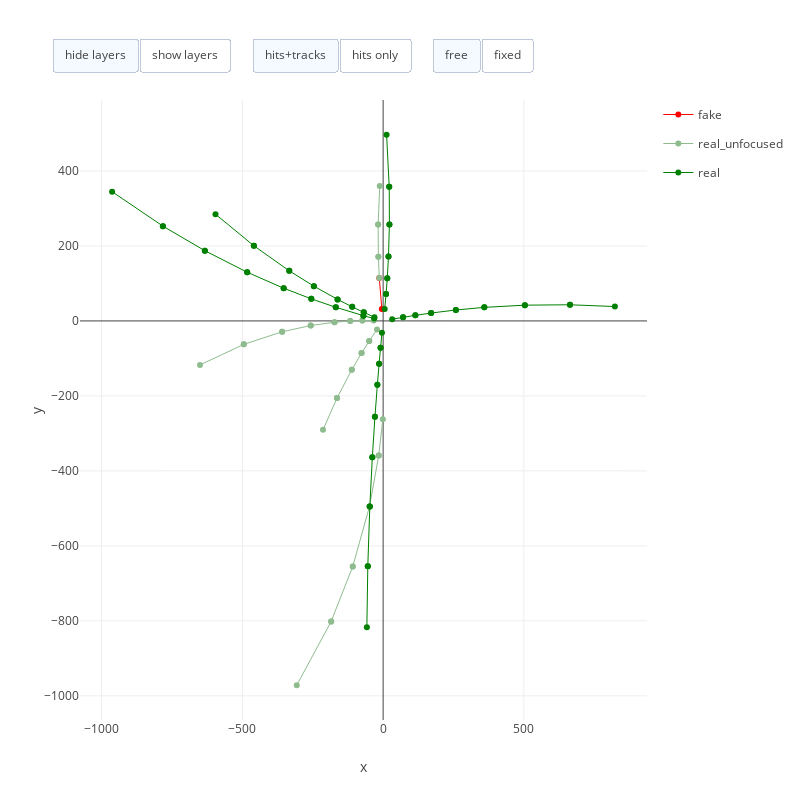
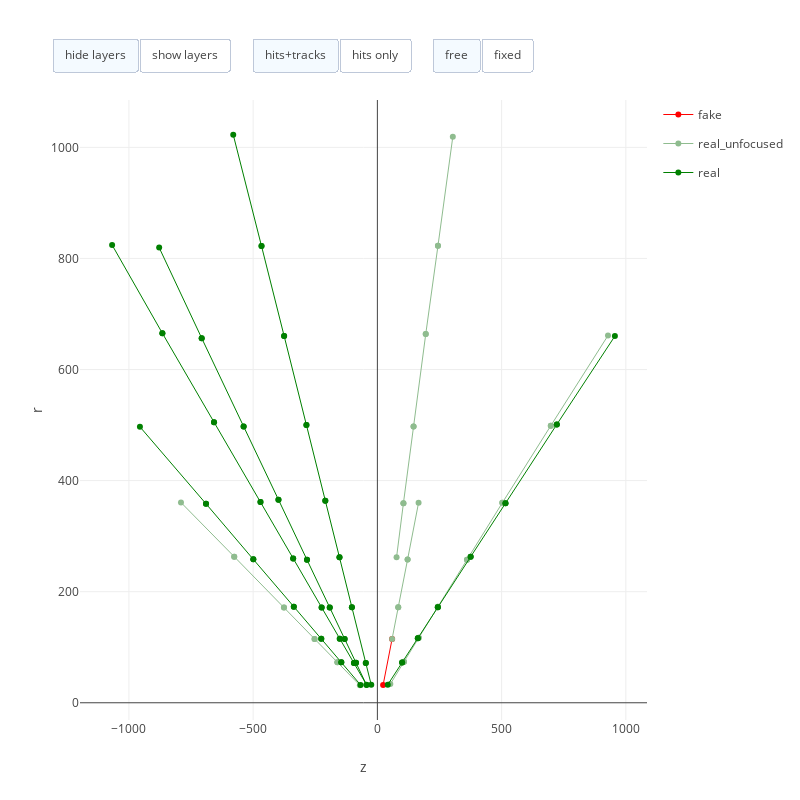

Notebook source saved alongside these figures, in order:
### Code cell
set_notebook_mode() # if running inside a notebook

# load the dataset and the response_eigensolver (created using the qallse tool)
dw = DataWrapper.from_path('C:/Users/timsc/hepqpr-qallse-data/ds1/event000001000-hits.csv')
with open('C:/Users/timsc/hepqpr-qallse-data/ds1/evt1000-ds1-eigensolver-0-response.pickle', 'rb') as f: 
    response_eigensolver = pickle.load(f)

# process the response_eigensolver and get the set of missing doublets
final_doublets, final_tracks, energy = process_response_eigensolver(response_eigensolver)
precision, recall, missings = dw.compute_score(final_doublets)

# plotting examples
iplot_results(dw, final_doublets, missings)
iplot_results(dw, final_doublets, missings, dims=list('zr'))
iplot_results_tracks(dw, final_tracks)

### Figure 1 — Plotly figure (JSON) as saved in the notebook; plotly's stock layout.template omitted (floating-point values rounded to 4 significant figures)
{"data": [{"hoverinfo": "name+text", "legendgroup": "fake", "line": {"color": "red", "width": 1}, "name": "fake", "opacity": 1, "showlegend": true, "text": ["23050", "37198"], "type": "scatter", "uid": "d0d7b88c-88eb-4c23-b41a-ba39d1c7151c", "x": [-4.643, -13.56], "y": [31.68, 114.2]}, {"hoverinfo": "name+text", "legendgroup": "real_unfocused", "line": {"color": "darkseagreen", "width": 1}, "name": "real_unfocused", "opacity": 1, "showlegend": true, "text": ["18246", "27129"], "type": "scatter", "uid": "3f2e314c-7994-471c-b28b-23efc61efe35", "x": [-21.72, -49.43], "y": [-22.88, -53.66]}, {"hoverinfo": "name+text", "legendgroup": "real_unfocused", "line": {"color": "darkseagreen", "width": 1}, "name": "real_unfocused", "opacity": 1, "showlegend": false, "text": ["27129", "34226"], "type": "scatter", "uid": "4edad21b-bb7a-4d2e-9a66-9e8732f1e4c6", "x": [-49.43, -76.63], "y": [-53.66, -85.78]}, {"hoverinfo": "name+text", "legendgroup": "real_unfocused", "line": {"color": "darkseagreen", "width": 1}, "name": "real_unfocused", "opacity": 1, "showlegend": false, "text": ["34226", "40268"], "type": "scatter", "uid": "f9c46f06-0678-4cf5-a7c6-dc336eb93a3a", "x": [-76.63, -111.4], "y": [-85.78, -130.2]}, {"hoverinfo": "name+text", "legendgroup": "real_unfocused", "line": {"color": "darkseagreen", "width": 1}, "name": "real_unfocused", "opacity": 1, "showlegend": false, "text": ["40268", "72036"], "type": "scatter", "uid": "9ef0ae00-9bee-4bc3-9b0e-827d564f3588", "x": [-111.4, -163.8], "y": [-130.2, -205.8]}, {"hoverinfo": "name+text", "legendgroup": "real_unfocused", "line": {"color": "darkseagreen", "width": 1}, "name": "real_unfocused", "opacity": 1, "showlegend": false, "text": ["72036", "78762"], "type": "scatter", "uid": "657abb3f-b66a-4ee8-91fa-12ff2ba90e8f", "x": [-163.8, -213.7], "y": [-205.8, -290.5]}, {"hoverinfo": "name+text", "legendgroup": "real_unfocused", "line": {"color": "darkseagreen", "width": 1}, "name": "real_unfocused", "opacity": 1, "showlegend": false, "text": ["75184", "82090"], "type": "scatter", "uid": "1fbcc3f7-4f88-45b9-8c0f-93f1f9d907fd", "x": [-1.104, -15.63], "y": [-262.2, -358.9]}, {"hoverinfo": "name+text", "legendgroup": "real_unfocused", "line": {"color": "darkseagreen", "width": 1}, "name": "real_unfocused", "opacity": 1, "showlegend": false, "text": ["82090", "88632"], "type": "scatter", "uid": "3fa323eb-ab02-421a-8aa6-526dafb079a7", "x": [-15.63, -48.4], "y": [-358.9, -494.9]}, {"hoverinfo": "name+text", "legendgroup": "real_unfocused", "line": {"color": "darkseagreen", "width": 1}, "name": "real_unfocused", "opacity": 1, "showlegend": false, "text": ["88632", "94896"], "type": "scatter", "uid": "1a290243-2d7d-4e10-9042-2b62204293d8", "x": [-48.4, -107.9], "y": [-494.9, -655.0]}, {"hoverinfo": "name+text", "legendgroup": "real_unfocused", "line": {"color": "darkseagreen", "width": 1}, "name": "real_unfocused", "opacity": 1, "showlegend": false, "text": ["94896", "110783"], "type": "scatter", "uid": "4f4b076b-5b59-407b-b7b6-cd29b8190144", "x": [-107.9, -184.6], "y": [-655.0, -801.7]}, {"hoverinfo": "name+text", "legendgroup": "real_unfocused", "line": {"color": "darkseagreen", "width": 1}, "name": "real_unfocused", "opacity": 1, "showlegend": false, "text": ["110783", "116120"], "type": "scatter", "uid": "1542384b-33de-445f-a3c2-1db771c0f53a", "x": [-184.6, -306.8], "y": [-801.7, -971.9]}, {"hoverinfo": "name+text", "legendgroup": "real_unfocused", "line": {"color": "darkseagreen", "width": 1}, "name": "real_unfocused", "opacity": 1, "showlegend": false, "text": ["37198", "44045"], "type": "scatter", "uid": "0874d9d3-9090-45b7-8e83-d1252ef503e2", "x": [-13.56, -16.87], "y": [114.2, 171.0]}, {"hoverinfo": "name+text", "legendgroup": "real_unfocused", "line": {"color": "darkseagreen", "width": 1}, "name": "real_unfocused", "opacity": 1, "showlegend": false, "text": ["44045", "75480"], "type": "scatter", "uid": "5cd29f36-8d1a-4bfd-8f98-64da2bdd9a87", "x": [-16.87, -17.74], "y": [171.0, 257.5]}, {"hoverinfo": "name+text", "legendgroup": "real_unfocused", "line": {"color": "darkseagreen", "width": 1}, "name": "real_unfocused", "opacity": 1, "showlegend": false, "text": ["75480", "82723"], "type": "scatter", "uid": "429d3e2d-9fb7-4e17-a1a8-556fedcfb90c", "x": [-17.74, -11.96], "y": [257.5, 360.1]}, {"hoverinfo": "name+text", "legendgroup": "real_unfocused", "line": {"color": "darkseagreen", "width": 1}, "name": "real_unfocused", "opacity": 1, "showlegend": false, "text": ["21405", "30694"], "type": "scatter", "uid": "bfb035cb-0d83-41cd-aff6-cc80535d3e05", "x": [-33.59, -73.83], "y": [0.8267, 0.8386]}, {"hoverinfo": "name+text", "legendgroup": "real_unfocused", "line": {"color": "darkseagreen", "width": 1}, "name": "real_unfocused", "opacity": 1, "showlegend": false, "text": ["30694", "38058"], "type": "scatter", "uid": "82376558-1ab9-4dc3-ba0b-71228b30d7e0", "x": [-73.83, -116.9], "y": [0.8386, -0.2359]}, {"hoverinfo": "name+text", "legendgroup": "real_unfocused", "line": {"color": "darkseagreen", "width": 1}, "name": "real_unfocused", "opacity": 1, "showlegend": false, "text": ["38058", "44664"], "type": "scatter", "uid": "6be5c237-f9bb-4296-8f2a-ae76e41fb3ae", "x": [-116.9, -172.7], "y": [-0.2359, -3.467]}, {"hoverinfo": "name+text", "legendgroup": "real_unfocused", "line": {"color": "darkseagreen", "width": 1}, "name": "real_unfocused", "opacity": 1, "showlegend": false, "text": ["44664", "76101"], "type": "scatter", "uid": "db96a91f-7ade-4dcf-96a3-1cd7430f5839", "x": [-172.7, -257.1], "y": [-3.467, -12.23]}, {"hoverinfo": "name+text", "legendgroup": "real_unfocused", "line": {"color": "darkseagreen", "width": 1}, "name": "real_unfocused", "opacity": 1, "showlegend": false, "text": ["76101", "83615"], "type": "scatter", "uid": "96f559d2-afb2-40bc-a475-1c2b9cb0338c", "x": [-257.1, -358.8], "y": [-12.23, -29.0]}, {"hoverinfo": "name+text", "legendgroup": "real_unfocused", "line": {"color": "darkseagreen", "width": 1}, "name": "real_unfocused", "opacity": 1, "showlegend": false, "text": ["83615", "90565"], "type": "scatter", "uid": "24455024-96f5-4a8c-8f35-e6601ec5bcdb", "x": [-358.8, -494.9], "y": [-29.0, -62.55]}, {"hoverinfo": "name+text", "legendgroup": "real_unfocused", "line": {"color": "darkseagreen", "width": 1}, "name": "real_unfocused", "opacity": 1, "showlegend": false, "text": ["90565", "96738"], "type": "scatter", "uid": "d44159c2-21e5-4883-842d-74f986b4efff", "x": [-494.9, -650.6], "y": [-62.55, -117.4]}, {"hoverinfo": "name+text", "legendgroup": "real", "line": {"color": "green", "width": 1}, "name": "real", "opacity": 1, "showlegend": true, "text": ["20764", "27487"], "type": "scatter", "uid": "e900ecb7-3396-4acf-bd69-9c7b15d6fcad", "x": [5.571, 10.5], "y": [31.67, 72.05]}, {"hoverinfo": "name+text", "legendgroup": "real", "line": {"color": "green", "width": 1}, "name": "real", "opacity": 1, "showlegend": false, "text": ["27487", "34491"], "type": "scatter", "uid": "78673461-1fdc-4602-baa2-daaee5fd2163", "x": [10.5, 14.71], "y": [72.05, 114.1]}, {"hoverinfo": "name+text", "legendgroup": "real", "line": {"color": "green", "width": 1}, "name": "real", "opacity": 1, "showlegend": false, "text": ["34491", "40865"], "type": "scatter", "uid": "8ba0cce3-0e65-44eb-9ebb-bf5366afd633", "x": [14.71, 18.99], "y": [114.1, 172.0]}, {"hoverinfo": "name+text", "legendgroup": "real", "line": {"color": "green", "width": 1}, "name": "real", "opacity": 1, "showlegend": false, "text": ["40865", "72549"], "type": "scatter", "uid": "0939cad9-a526-44b4-bdea-8ea868cc2632", "x": [18.99, 22.3], "y": [172.0, 257.2]}, {"hoverinfo": "name+text", "legendgroup": "real", "line": {"color": "green", "width": 1}, "name": "real", "opacity": 1, "showlegend": false, "text": ["72549", "79138"], "type": "scatter", "uid": "d2f64dd7-1706-4d61-bcc8-64c70d10df9b", "x": [22.3, 21.66], "y": [257.2, 357.6]}, {"hoverinfo": "name+text", "legendgroup": "real", "line": {"color": "green", "width": 1}, "name": "real", "opacity": 1, "showlegend": false, "text": ["79138", "85537"], "type": "scatter", "uid": "6ea0a92d-5315-4ce9-bfc6-08bd509d4620", "x": [21.66, 12.25], "y": [357.6, 496.6]}, {"hoverinfo": "name+text", "legendgroup": "real", "line": {"color": "green", "width": 1}, "name": "real", "opacity": 1, "showlegend": false, "text": ["20262", "28058"], "type": "scatter", "uid": "d8950512-e265-41af-a748-36b2e00f2a6a", "x": [32.25, 70.78], "y": [4.533, 9.619]}, {"hoverinfo": "name+text", "legendgroup": "real", "line": {"color": "green", "width": 1}, "name": "real", "opacity": 1, "showlegend": false, "text": ["28058", "34877"], "type": "scatter", "uid": "6b582c63-04c1-4ed1-9445-410969289655", "x": [70.78, 114.4], "y": [9.619, 14.92]}, {"hoverinfo": "name+text", "legendgroup": "real", "line": {"color": "green", "width": 1}, "name": "real", "opacity": 1, "showlegend": false, "text": ["34877", "41146"], "type": "scatter", "uid": "ea811727-8a35-4678-b9c5-e3fc6e65819b", "x": [114.4, 170.4], "y": [14.92, 21.06]}, {"hoverinfo": "name+text", "legendgroup": "real", "line": {"color": "green", "width": 1}, "name": "real", "opacity": 1, "showlegend": false, "text": ["41146", "73201"], "type": "scatter", "uid": "724ea4a1-b9cf-4b2f-ace8-194b6311b837", "x": [170.4, 258.3], "y": [21.06, 29.15]}, {"hoverinfo": "name+text", "legendgroup": "real", "line": {"color": "green", "width": 1}, "name": "real", "opacity": 1, "showlegend": false, "text": ["73201", "79641"], "type": "scatter", "uid": "4c7e9d34-0c1a-451c-9649-beccb4ecf527", "x": [258.3, 359.5], "y": [29.15, 36.2]}, {"hoverinfo": "name+text", "legendgroup": "real", "line": {"color": "green", "width": 1}, "name": "real", "opacity": 1, "showlegend": false, "text": ["79641", "86195"], "type": "scatter", "uid": "4c25d878-ff4f-460f-99a0-86451985c3a8", "x": [359.5, 503.5], "y": [36.2, 42.07]}, {"hoverinfo": "name+text", "legendgroup": "real", "line": {"color": "green", "width": 1}, "name": "real", "opacity": 1, "showlegend": false, "text": ["86195", "91955"], "type": "scatter", "uid": "28bb899d-e07f-44da-9690-df0cbae12398", "x": [503.5, 663.9], "y": [42.07, 43.1]}, {"hoverinfo": "name+text", "legendgroup": "real", "line": {"color": "green", "width": 1}, "name": "real", "opacity": 1, "showlegend": false, "text": ["91955", "107743"], "type": "scatter", "uid": "1c59b922-4f31-41af-8c07-862a7cc855e2", "x": [663.9, 823.3], "y": [43.1, 38.33]}, {"hoverinfo": "name+text", "legendgroup": "real", "line": {"color": "green", "width": 1}, "name": "real", "opacity": 1, "showlegend": false, "text": ["19698", "27827"], "type": "scatter", "uid": "76f32830-5b3c-4cb3-a80c-7e09bd593fae", "x": [-4.17, -9.163], "y": [-31.75, -71.49]}, {"hoverinfo": "name+text", "legendgroup": "real", "line": {"color": "green", "width": 1}, "name": "real", "opacity": 1, "showlegend": false, "text": ["27827", "35259"], "type": "scatter", "uid": "9bc216dc-c7cc-4e81-982e-cd68a9995a59", "x": [-9.163, -14.25], "y": [-71.49, -114.1]}, {"hoverinfo": "name+text", "legendgroup": "real", "line": {"color": "green", "width": 1}, "name": "real", "opacity": 1, "showlegend": false, "text": ["35259", "41464"], "type": "scatter", "uid": "d24db658-d5a6-45e1-93e7-3ed7c0cdf157", "x": [-14.25, -20.52], "y": [-114.1, -170.2]}, {"hoverinfo": "name+text", "legendgroup": "real", "line": {"color": "green", "width": 1}, "name": "real", "opacity": 1, "showlegend": false, "text": ["41464", "73085"], "type": "scatter", "uid": "ddcdf4b1-021b-4333-b31d-56ce58e2c875", "x": [-20.52, -29.12], "y": [-170.2, -255.6]}, {"hoverinfo": "name+text", "legendgroup": "real", "line": {"color": "green", "width": 1}, "name": "real", "opacity": 1, "showlegend": false, "text": ["73085", "79880"], "type": "scatter", "uid": "511d392a-2ea4-49a2-9f43-d11b4768c2f8", "x": [-29.12, -38.4], "y": [-255.6, -363.7]}, {"hoverinfo": "name+text", "legendgroup": "real", "line": {"color": "green", "width": 1}, "name": "real", "opacity": 1, "showlegend": false, "text": ["79880", "86402"], "type": "scatter", "uid": "b2f7a53c-5b93-48a0-b147-d463eea06b94", "x": [-38.4, -47.31], "y": [-363.7, -495.2]}, {"hoverinfo": "name+text", "legendgroup": "real", "line": {"color": "green", "width": 1}, "name": "real", "opacity": 1, "showlegend": false, "text": ["86402", "92130"], "type": "scatter", "uid": "6ffc63b1-ee70-41c0-81b3-832d63afa3e6", "x": [-47.31, -54.49], "y": [-495.2, -654.3]}, {"hoverinfo": "name+text", "legendgroup": "real", "line": {"color": "green", "width": 1}, "name": "real", "opacity": 1, "showlegend": false, "text": ["92130", "107883"], "type": "scatter", "uid": "93bb8c53-43cd-4851-bcfb-9d78974b8ac7", "x": [-54.49, -57.82], "y": [-654.3, -817.5]}, {"hoverinfo": "name+text", "legendgroup": "real", "line": {"color": "green", "width": 1}, "name": "real", "opacity": 1, "showlegend": false, "text": ["21265", "29504"], "type": "scatter", "uid": "c5784691-9359-4535-9c43-994de8020c5e", "x": [-31.64, -70.21], "y": [6.184, 14.12]}, {"hoverinfo": "name+text", "legendgroup": "real", "line": {"color": "green", "width": 1}, "name": "real", "opacity": 1, "showlegend": false, "text": ["29504", "42350"], "type": "scatter", "uid": "a843120b-d8a3-4f80-b083-02d1e98f65ff", "x": [-70.21, -168.2], "y": [14.12, 36.37]}, {"hoverinfo": "name+text", "legendgroup": "real", "line": {"color": "green", "width": 1}, "name": "real", "opacity": 1, "showlegend": false, "text": ["42350", "73830"], "type": "scatter", "uid": "87a5903e-3d7a-43b0-b44e-3671004d846b", "x": [-168.2, -255.2], "y": [36.37, 58.89]}, {"hoverinfo": "name+text", "legendgroup": "real", "line": {"color": "green", "width": 1}, "name": "real", "opacity": 1, "showlegend": false, "text": ["73830", "80933"], "type": "scatter", "uid": "fd6b0d69-cc11-4fd6-a07e-c2aae1aa555e", "x": [-255.2, -353.3], "y": [58.89, 87.2]}, {"hoverinfo": "name+text", "legendgroup": "real", "line": {"color": "green", "width": 1}, "name": "real", "opacity": 1, "showlegend": false, "text": ["80933", "87292"], "type": "scatter", "uid": "da73dc68-65a2-41b2-b907-44712f466226", "x": [-353.3, -482.9], "y": [87.2, 129.9]}, {"hoverinfo": "name+text", "legendgroup": "real", "line": {"color": "green", "width": 1}, "name": "real", "opacity": 1, "showlegend": false, "text": ["87292", "93165"], "type": "scatter", "uid": "39263bee-e6c8-4675-88a2-c7c10d01b6a4", "x": [-482.9, -633.4], "y": [129.9, 187.3]}, {"hoverinfo": "name+text", "legendgroup": "real", "line": {"color": "green", "width": 1}, "name": "real", "opacity": 1, "showlegend": false, "text": ["93165", "109022"], "type": "scatter", "uid": "4188a0d5-4e17-46d5-ad36-e020d9f7d6a4", "x": [-633.4, -782.4], "y": [187.3, 252.9]}, {"hoverinfo": "name+text", "legendgroup": "real", "line": {"color": "green", "width": 1}, "name": "real", "opacity": 1, "showlegend": false, "text": ["109022", "114036"], "type": "scatter", "uid": "87eaac48-e878-407f-b4f1-368024be515f", "x": [-782.4, -962.8], "y": [252.9, 344.8]}, {"hoverinfo": "name+text", "legendgroup": "real", "line": {"color": "green", "width": 1}, "name": "real", "opacity": 1, "showlegend": false, "text": ["23536", "31418"], "type": "scatter", "uid": "f9cfe447-d167-48eb-bb42-df817b7735ea", "x": [-30.93, -68.85], "y": [9.981, 22.86]}, {"hoverinfo": "name+text", "legendgroup": "real", "line": {"color": "green", "width": 1}, "name": "real", "opacity": 1, "showlegend": false, "text": ["31418", "38524"], "type": "scatter", "uid": "1312e229-d473-4cd6-be6f-9b4e1402185f", "x": [-68.85, -110.0], "y": [22.86, 37.63]}, {"hoverinfo": "name+text", "legendgroup": "real", "line": {"color": "green", "width": 1}, "name": "real", "opacity": 1, "showlegend": false, "text": ["38524", "45067"], "type": "scatter", "uid": "f03e8c4f-7e29-40cb-ab92-a3c833f1d943", "x": [-110.0, -161.9], "y": [37.63, 57.46]}, {"hoverinfo": "name+text", "legendgroup": "real", "line": {"color": "green", "width": 1}, "name": "real", "opacity": 1, "showlegend": false, "text": ["45067", "76902"], "type": "scatter", "uid": "dfaec092-26ec-4e09-b793-a934e5cba73c", "x": [-161.9, -246.0], "y": [57.46, 92.73]}, {"hoverinfo": "name+text", "legendgroup": "real", "line": {"color": "green", "width": 1}, "name": "real", "opacity": 1, "showlegend": false, "text": ["76902", "83944"], "type": "scatter", "uid": "8a0e3923-7fcd-4f40-8106-e98d2df220bb", "x": [-246.0, -333.4], "y": [92.73, 133.5]}, {"hoverinfo": "name+text", "legendgroup": "real", "line": {"color": "green", "width": 1}, "name": "real", "opacity": 1, "showlegend": false, "text": ["83944", "90803"], "type": "scatter", "uid": "abc21f9e-0008-4245-9bb9-9eb4d437a152", "x": [-333.4, -459.3], "y": [133.5, 200.5]}, {"hoverinfo": "name+text", "legendgroup": "real", "line": {"color": "green", "width": 1}, "name": "real", "opacity": 1, "showlegend": false, "text": ["90803", "96934"], "type": "scatter", "uid": "fd3b3b0f-d163-4b89-8bfb-e8303de4ec0f", "x": [-459.3, -595.6], "y": [200.5, 284.8]}], "layout": {"height": 800, "hovermode": "closest", "showlegend": true, "updatemenus": [{"buttons": [{"args": ["shapes", []], "label": "hide layers", "method": "relayout"}, {"args": ["shapes", [{"layer": "below", "line": {"color": "#ccc"}, "opacity": 0.5, "type": "circle", "x0": -32, "x1": 32, "y0": -32, "y1": 32}, {"layer": "below", "line": {"color": "#ccc"}, "opacity": 0.5, "type": "circle", "x0": -72, "x1": 72, "y0": -72, "y1": 72}, {"layer": "below", "line": {"color": "#ccc"}, "opacity": 0.5, "type": "circle", "x0": -116, "x1": 116, "y0": -116, "y1": 116}, {"layer": "below", "line": {"color": "#ccc"}, "opacity": 0.5, "type": "circle", "x0": -172, "x1": 172, "y0": -172, "y1": 172}, {"layer": "below", "line": {"color": "#cccc8d"}, "opacity": 0.5, "type": "circle", "x0": -260, "x1": 260, "y0": -260, "y1": 260}, {"layer": "below", "line": {"color": "#cccc8d"}, "opacity": 0.5, "type": "circle", "x0": -360, "x1": 360, "y0": -360, "y1": 360}, {"layer": "below", "line": {"color": "#cccc8d"}, "opacity": 0.5, "type": "circle", "x0": -500, "x1": 500, "y0": -500, "y1": 500}, {"layer": "below", "line": {"color": "#cccc8d"}, "opacity": 0.5, "type": "circle", "x0": -660, "x1": 660, "y0": -660, "y1": 660}, {"layer": "below", "line": {"color": "#ccc"}, "opacity": 0.5, "type": "circle", "x0": -820, "x1": 820, "y0": -820, "y1": 820}, {"layer": "below", "line": {"color": "#ccc"}, "opacity": 0.5, "type": "circle", "x0": -1020, "x1": 1020, "y0": -1020, "y1": 1020}]], "label": "show layers", "method": "relayout"}], "direction": "left", "pad": {"l": 0.1}, "type": "buttons", "xanchor": "left", "y": 1.1, "yanchor": "top"}, {"buttons": [{"args": [{"mode": "markers+lines"}], "label": "hits+tracks", "method": "update"}, {"args": [{"mode": "markers"}], "label": "hits only", "method": "update"}], "direction": "left", "pad": {"l": 200}, "type": "buttons", "xanchor": "left", "y": 1.1, "yanchor": "top"}, {"buttons": [{"args": ["yaxis.scaleanchor", null], "label": "free", "method": "relayout"}, {"args": ["yaxis.scaleanchor", "x"], "label": "fixed", "method": "relayout"}], "direction": "left", "pad": {"l": 380}, "type": "buttons", "xanchor": "left", "y": 1.1, "yanchor": "top"}], "width": 800, "xaxis": {"title": "x"}, "yaxis": {"title": "y"}}}

### Figure 2 — Plotly figure (JSON) as saved in the notebook; plotly's stock layout.template omitted (floating-point values rounded to 4 significant figures)
{"data": [{"hoverinfo": "name+text", "legendgroup": "fake", "line": {"color": "red", "width": 1}, "name": "fake", "opacity": 1, "showlegend": true, "text": ["23050", "37198"], "type": "scatter", "uid": "d99d227a-10c7-4470-976b-b1c8fc00fee5", "x": [23.05, 59.21], "y": [32.02, 115.0]}, {"hoverinfo": "name+text", "legendgroup": "real_unfocused", "line": {"color": "darkseagreen", "width": 1}, "name": "real_unfocused", "opacity": 1, "showlegend": true, "text": ["18246", "27129"], "type": "scatter", "uid": "629616be-aa60-4689-92d7-53e3e6bbb550", "x": [-70.55, -161.1], "y": [31.55, 72.96]}, {"hoverinfo": "name+text", "legendgroup": "real_unfocused", "line": {"color": "darkseagreen", "width": 1}, "name": "real_unfocused", "opacity": 1, "showlegend": false, "text": ["27129", "34226"], "type": "scatter", "uid": "44280b7f-3823-45eb-b440-78942a800e62", "x": [-161.1, -252.9], "y": [72.96, 115.0]}, {"hoverinfo": "name+text", "legendgroup": "real_unfocused", "line": {"color": "darkseagreen", "width": 1}, "name": "real_unfocused", "opacity": 1, "showlegend": false, "text": ["34226", "40268"], "type": "scatter", "uid": "6dc92338-e623-433b-a159-512e53c313fa", "x": [-252.9, -376.0], "y": [115.0, 171.4]}, {"hoverinfo": "name+text", "legendgroup": "real_unfocused", "line": {"color": "darkseagreen", "width": 1}, "name": "real_unfocused", "opacity": 1, "showlegend": false, "text": ["40268", "72036"], "type": "scatter", "uid": "85c53cf4-5932-40f6-b757-32ed313d3b88", "x": [-376.0, -576.2], "y": [171.4, 263.0]}, {"hoverinfo": "name+text", "legendgroup": "real_unfocused", "line": {"color": "darkseagreen", "width": 1}, "name": "real_unfocused", "opacity": 1, "showlegend": false, "text": ["72036", "78762"], "type": "scatter", "uid": "2b34bf37-1607-4744-9d73-2b91ef7bcd00", "x": [-576.2, -790.6], "y": [263.0, 360.6]}, {"hoverinfo": "name+text", "legendgroup": "real_unfocused", "line": {"color": "darkseagreen", "width": 1}, "name": "real_unfocused", "opacity": 1, "showlegend": false, "text": ["75184", "82090"], "type": "scatter", "uid": "810c1e76-8761-4c2c-96ae-103aba09dfed", "x": [77.2, 104.8], "y": [262.2, 359.2]}, {"hoverinfo": "name+text", "legendgroup": "real_unfocused", "line": {"color": "darkseagreen", "width": 1}, "name": "real_unfocused", "opacity": 1, "showlegend": false, "text": ["82090", "88632"], "type": "scatter", "uid": "ff38a55f-ca99-4cc0-ac1e-2e8ed2a99557", "x": [104.8, 145.6], "y": [359.2, 497.3]}, {"hoverinfo": "name+text", "legendgroup": "real_unfocused", "line": {"color": "darkseagreen", "width": 1}, "name": "real_unfocused", "opacity": 1, "showlegend": false, "text": ["88632", "94896"], "type": "scatter", "uid": "66237437-6590-410c-8cb3-66b47dc550c0", "x": [145.6, 194.6], "y": [497.3, 663.8]}, {"hoverinfo": "name+text", "legendgroup": "real_unfocused", "line": {"color": "darkseagreen", "width": 1}, "name": "real_unfocused", "opacity": 1, "showlegend": false, "text": ["94896", "110783"], "type": "scatter", "uid": "4b1eecf7-6c39-45ba-8220-1c162cd7ca68", "x": [194.6, 243.8], "y": [663.8, 822.7]}, {"hoverinfo": "name+text", "legendgroup": "real_unfocused", "line": {"color": "darkseagreen", "width": 1}, "name": "real_unfocused", "opacity": 1, "showlegend": false, "text": ["110783", "116120"], "type": "scatter", "uid": "e5c23244-9501-4691-b20e-597f914756b9", "x": [243.8, 303.6], "y": [822.7, 1019.0]}, {"hoverinfo": "name+text", "legendgroup": "real_unfocused", "line": {"color": "darkseagreen", "width": 1}, "name": "real_unfocused", "opacity": 1, "showlegend": false, "text": ["37198", "44045"], "type": "scatter", "uid": "a70ec10c-0f31-44a0-b87d-e97c1ea1aa14", "x": [59.21, 83.87], "y": [115.0, 171.8]}, {"hoverinfo": "name+text", "legendgroup": "real_unfocused", "line": {"color": "darkseagreen", "width": 1}, "name": "real_unfocused", "opacity": 1, "showlegend": false, "text": ["44045", "75480"], "type": "scatter", "uid": "9a792578-9fe3-42ca-9d28-4e29a61a97d5", "x": [83.87, 121.6], "y": [171.8, 258.1]}, {"hoverinfo": "name+text", "legendgroup": "real_unfocused", "line": {"color": "darkseagreen", "width": 1}, "name": "real_unfocused", "opacity": 1, "showlegend": false, "text": ["75480", "82723"], "type": "scatter", "uid": "6df5f4f2-085a-481b-9d2e-fd81a83a1e45", "x": [121.6, 165.8], "y": [258.1, 360.3]}, {"hoverinfo": "name+text", "legendgroup": "real_unfocused", "line": {"color": "darkseagreen", "width": 1}, "name": "real_unfocused", "opacity": 1, "showlegend": false, "text": ["21405", "30694"], "type": "scatter", "uid": "53d5ef87-eb6d-477a-80a8-5b53ae70bd0f", "x": [52.01, 107.2], "y": [33.6, 73.83]}, {"hoverinfo": "name+text", "legendgroup": "real_unfocused", "line": {"color": "darkseagreen", "width": 1}, "name": "real_unfocused", "opacity": 1, "showlegend": false, "text": ["30694", "38058"], "type": "scatter", "uid": "dd93d1f9-a92a-40d0-9721-558d752722fd", "x": [107.2, 166.5], "y": [73.83, 116.9]}, {"hoverinfo": "name+text", "legendgroup": "real_unfocused", "line": {"color": "darkseagreen", "width": 1}, "name": "real_unfocused", "opacity": 1, "showlegend": false, "text": ["38058", "44664"], "type": "scatter", "uid": "80924aa1-23bd-4fb1-8227-5a491cad89aa", "x": [166.5, 243.5], "y": [116.9, 172.8]}, {"hoverinfo": "name+text", "legendgroup": "real_unfocused", "line": {"color": "darkseagreen", "width": 1}, "name": "real_unfocused", "opacity": 1, "showlegend": false, "text": ["44664", "76101"], "type": "scatter", "uid": "35265a1a-dafd-461c-b970-54145ba73de7", "x": [243.5, 360.6], "y": [172.8, 257.4]}, {"hoverinfo": "name+text", "legendgroup": "real_unfocused", "line": {"color": "darkseagreen", "width": 1}, "name": "real_unfocused", "opacity": 1, "showlegend": false, "text": ["76101", "83615"], "type": "scatter", "uid": "b702e1df-9719-4275-8823-344ad69f16c6", "x": [360.6, 502.8], "y": [257.4, 359.9]}, {"hoverinfo": "name+text", "legendgroup": "real_unfocused", "line": {"color": "darkseagreen", "width": 1}, "name": "real_unfocused", "opacity": 1, "showlegend": false, "text": ["83615", "90565"], "type": "scatter", "uid": "dcb1acd8-6787-43ad-acf8-487c0d9d9c1e", "x": [502.8, 698], "y": [359.9, 498.9]}, {"hoverinfo": "name+text", "legendgroup": "real_unfocused", "line": {"color": "darkseagreen", "width": 1}, "name": "real_unfocused", "opacity": 1, "showlegend": false, "text": ["90565", "96738"], "type": "scatter", "uid": "4cc6953e-eead-456a-95b3-9174706d877f", "x": [698, 928.2], "y": [498.9, 661.2]}, {"hoverinfo": "name+text", "legendgroup": "real", "line": {"color": "green", "width": 1}, "name": "real", "opacity": 1, "showlegend": true, "text": ["20764", "27487"], "type": "scatter", "uid": "2cb85c58-b55a-4241-81fd-067ad9d3fb44", "x": [-67.83, -145.3], "y": [32.16, 72.81]}, {"hoverinfo": "name+text", "legendgroup": "real", "line": {"color": "green", "width": 1}, "name": "real", "opacity": 1, "showlegend": false, "text": ["27487", "34491"], "type": "scatter", "uid": "e16bb9bf-2f58-4ceb-bc61-d35b21f6e2ab", "x": [-145.3, -225.9], "y": [72.81, 115.1]}, {"hoverinfo": "name+text", "legendgroup": "real", "line": {"color": "green", "width": 1}, "name": "real", "opacity": 1, "showlegend": false, "text": ["34491", "40865"], "type": "scatter", "uid": "b9f0571e-b0f3-4e6a-87c0-e6c09c71ec73", "x": [-225.9, -336.4], "y": [115.1, 173.0]}, {"hoverinfo": "name+text", "legendgroup": "real", "line": {"color": "green", "width": 1}, "name": "real", "opacity": 1, "showlegend": false, "text": ["40865", "72549"], "type": "scatter", "uid": "888bdd93-6758-4345-b012-efa3297321ec", "x": [-336.4, -499.4], "y": [173.0, 258.2]}, {"hoverinfo": "name+text", "legendgroup": "real", "line": {"color": "green", "width": 1}, "name": "real", "opacity": 1, "showlegend": false, "text": ["72549", "79138"], "type": "scatter", "uid": "b4e3db7f-2a28-4e15-9d81-9153ec26e093", "x": [-499.4, -689.8], "y": [258.2, 358.3]}, {"hoverinfo": "name+text", "legendgroup": "real", "line": {"color": "green", "width": 1}, "name": "real", "opacity": 1, "showlegend": false, "text": ["79138", "85537"], "type": "scatter", "uid": "1cdd8ae2-7253-4a95-920b-94afb620fd2d", "x": [-689.8, -955.8], "y": [358.3, 496.8]}, {"hoverinfo": "name+text", "legendgroup": "real", "line": {"color": "green", "width": 1}, "name": "real", "opacity": 1, "showlegend": false, "text": ["20262", "28058"], "type": "scatter", "uid": "35177dbc-4147-4024-9259-36a65e113688", "x": [-43.79, -94.32], "y": [32.56, 71.43]}, {"hoverinfo": "name+text", "legendgroup": "real", "line": {"color": "green", "width": 1}, "name": "real", "opacity": 1, "showlegend": false, "text": ["28058", "34877"], "type": "scatter", "uid": "ae498e05-96d1-47dc-ae78-5c76f6313e95", "x": [-94.32, -151.4], "y": [71.43, 115.4]}, {"hoverinfo": "name+text", "legendgroup": "real", "line": {"color": "green", "width": 1}, "name": "real", "opacity": 1, "showlegend": false, "text": ["34877", "41146"], "type": "scatter", "uid": "27bd66a5-751d-4943-bd9e-3ae88c1db388", "x": [-151.4, -224.5], "y": [115.4, 171.7]}, {"hoverinfo": "name+text", "legendgroup": "real", "line": {"color": "green", "width": 1}, "name": "real", "opacity": 1, "showlegend": false, "text": ["41146", "73201"], "type": "scatter", "uid": "af0a27b1-6b9b-48d3-acc6-2584253fd830", "x": [-224.5, -339], "y": [171.7, 260.0]}, {"hoverinfo": "name+text", "legendgroup": "real", "line": {"color": "green", "width": 1}, "name": "real", "opacity": 1, "showlegend": false, "text": ["73201", "79641"], "type": "scatter", "uid": "45537027-0278-4e35-94c4-4b247775d49d", "x": [-339, -470.6], "y": [260.0, 361.3]}, {"hoverinfo": "name+text", "legendgroup": "real", "line": {"color": "green", "width": 1}, "name": "real", "opacity": 1, "showlegend": false, "text": ["79641", "86195"], "type": "scatter", "uid": "e5da4f5f-5c01-430d-b920-5c6eeb2ae2b3", "x": [-470.6, -657.6], "y": [361.3, 505.3]}, {"hoverinfo": "name+text", "legendgroup": "real", "line": {"color": "green", "width": 1}, "name": "real", "opacity": 1, "showlegend": false, "text": ["86195", "91955"], "type": "scatter", "uid": "7189696e-54e9-49c0-9158-6db2cb5253fc", "x": [-657.6, -865.4], "y": [505.3, 665.3]}, {"hoverinfo": "name+text", "legendgroup": "real", "line": {"color": "green", "width": 1}, "name": "real", "opacity": 1, "showlegend": false, "text": ["91955", "107743"], "type": "scatter", "uid": "980b5287-3f78-4561-9214-cd40841df709", "x": [-865.4, -1068.0], "y": [665.3, 824.2]}, {"hoverinfo": "name+text", "legendgroup": "real", "line": {"color": "green", "width": 1}, "name": "real", "opacity": 1, "showlegend": false, "text": ["19698", "27827"], "type": "scatter", "uid": "294138e1-e037-4d3f-a576-ae6576e3110b", "x": [-43.63, -86.18], "y": [32.02, 72.08]}, {"hoverinfo": "name+text", "legendgroup": "real", "line": {"color": "green", "width": 1}, "name": "real", "opacity": 1, "showlegend": false, "text": ["27827", "35259"], "type": "scatter", "uid": "8305ca82-68f0-4659-8e2b-49925595ad62", "x": [-86.18, -131.8], "y": [72.08, 115.0]}, {"hoverinfo": "name+text", "legendgroup": "real", "line": {"color": "green", "width": 1}, "name": "real", "opacity": 1, "showlegend": false, "text": ["35259", "41464"], "type": "scatter", "uid": "ce7a03b1-2461-4668-a536-a200c509b43a", "x": [-131.8, -191.8], "y": [115.0, 171.4]}, {"hoverinfo": "name+text", "legendgroup": "real", "line": {"color": "green", "width": 1}, "name": "real", "opacity": 1, "showlegend": false, "text": ["41464", "73085"], "type": "scatter", "uid": "a7632f58-b8fb-4717-90ab-90ed6610c888", "x": [-191.8, -283.2], "y": [171.4, 257.3]}, {"hoverinfo": "name+text", "legendgroup": "real", "line": {"color": "green", "width": 1}, "name": "real", "opacity": 1, "showlegend": false, "text": ["73085", "79880"], "type": "scatter", "uid": "22d7223e-8713-43e9-a4c7-af05183e2bb2", "x": [-283.2, -398.2], "y": [257.3, 365.7]}, {"hoverinfo": "name+text", "legendgroup": "real", "line": {"color": "green", "width": 1}, "name": "real", "opacity": 1, "showlegend": false, "text": ["79880", "86402"], "type": "scatter", "uid": "216c51ea-da5b-40be-a509-b9fa482e6638", "x": [-398.2, -538.4], "y": [365.7, 497.4]}, {"hoverinfo": "name+text", "legendgroup": "real", "line": {"color": "green", "width": 1}, "name": "real", "opacity": 1, "showlegend": false, "text": ["86402", "92130"], "type": "scatter", "uid": "be4f1431-5597-41ff-bbf1-136d2b17b3f1", "x": [-538.4, -707.2], "y": [497.4, 656.5]}, {"hoverinfo": "name+text", "legendgroup": "real", "line": {"color": "green", "width": 1}, "name": "real", "opacity": 1, "showlegend": false, "text": ["92130", "107883"], "type": "scatter", "uid": "7e6ad41d-639a-492a-ab3c-e1f47c2a025e", "x": [-707.2, -878.4], "y": [656.5, 819.5]}, {"hoverinfo": "name+text", "legendgroup": "real", "line": {"color": "green", "width": 1}, "name": "real", "opacity": 1, "showlegend": false, "text": ["21265", "29504"], "type": "scatter", "uid": "e9709e81-6f2a-422b-a8a4-974370d68e67", "x": [-24.67, -46.67], "y": [32.24, 71.61]}, {"hoverinfo": "name+text", "legendgroup": "real", "line": {"color": "green", "width": 1}, "name": "real", "opacity": 1, "showlegend": false, "text": ["29504", "42350"], "type": "scatter", "uid": "e1fbde07-a835-48f3-9cf9-467f211f84d1", "x": [-46.67, -102.6], "y": [71.61, 172.0]}, {"hoverinfo": "name+text", "legendgroup": "real", "line": {"color": "green", "width": 1}, "name": "real", "opacity": 1, "showlegend": false, "text": ["42350", "73830"], "type": "scatter", "uid": "e2ce5ef2-8948-43f7-b036-76802bcc6ec0", "x": [-102.6, -152.6], "y": [172.0, 261.9]}, {"hoverinfo": "name+text", "legendgroup": "real", "line": {"color": "green", "width": 1}, "name": "real", "opacity": 1, "showlegend": false, "text": ["73830", "80933"], "type": "scatter", "uid": "b786f711-9d9f-47df-8f9d-f40714351f04", "x": [-152.6, -209.6], "y": [261.9, 363.9]}, {"hoverinfo": "name+text", "legendgroup": "real", "line": {"color": "green", "width": 1}, "name": "real", "opacity": 1, "showlegend": false, "text": ["80933", "87292"], "type": "scatter", "uid": "11372b68-f0c3-4219-931a-d52845314a79", "x": [-209.6, -285.6], "y": [363.9, 500.0]}, {"hoverinfo": "name+text", "legendgroup": "real", "line": {"color": "green", "width": 1}, "name": "real", "opacity": 1, "showlegend": false, "text": ["87292", "93165"], "type": "scatter", "uid": "4d10c3b1-dcbf-401b-bc83-de3736f523ce", "x": [-285.6, -375.4], "y": [500.0, 660.5]}, {"hoverinfo": "name+text", "legendgroup": "real", "line": {"color": "green", "width": 1}, "name": "real", "opacity": 1, "showlegend": false, "text": ["93165", "109022"], "type": "scatter", "uid": "86dc2aa5-4678-47a9-b06a-7625ee7a56b7", "x": [-375.4, -466.4], "y": [660.5, 822.3]}, {"hoverinfo": "name+text", "legendgroup": "real", "line": {"color": "green", "width": 1}, "name": "real", "opacity": 1, "showlegend": false, "text": ["109022", "114036"], "type": "scatter", "uid": "548980f9-766c-41e1-915d-0c7e9bedb78d", "x": [-466.4, -580.2], "y": [822.3, 1023.0]}, {"hoverinfo": "name+text", "legendgroup": "real", "line": {"color": "green", "width": 1}, "name": "real", "opacity": 1, "showlegend": false, "text": ["23536", "31418"], "type": "scatter", "uid": "4c149600-75e9-47a9-8844-2d7583655b38", "x": [41.75, 99.58], "y": [32.5, 72.54]}, {"hoverinfo": "name+text", "legendgroup": "real", "line": {"color": "green", "width": 1}, "name": "real", "opacity": 1, "showlegend": false, "text": ["31418", "38524"], "type": "scatter", "uid": "420b0942-856c-43f7-a082-550be061445c", "x": [99.58, 162.7], "y": [72.54, 116.2]}, {"hoverinfo": "name+text", "legendgroup": "real", "line": {"color": "green", "width": 1}, "name": "real", "opacity": 1, "showlegend": false, "text": ["38524", "45067"], "type": "scatter", "uid": "d1a7eb6b-126e-44d2-b224-71dca43b4f1f", "x": [162.7, 243.2], "y": [116.2, 171.8]}, {"hoverinfo": "name+text", "legendgroup": "real", "line": {"color": "green", "width": 1}, "name": "real", "opacity": 1, "showlegend": false, "text": ["45067", "76902"], "type": "scatter", "uid": "a0b9902c-118a-4970-89a3-631877ce1d58", "x": [243.2, 375.4], "y": [171.8, 262.9]}, {"hoverinfo": "name+text", "legendgroup": "real", "line": {"color": "green", "width": 1}, "name": "real", "opacity": 1, "showlegend": false, "text": ["76902", "83944"], "type": "scatter", "uid": "654d8813-feed-451a-a9f1-b93d6207efa9", "x": [375.4, 515.6], "y": [262.9, 359.2]}, {"hoverinfo": "name+text", "legendgroup": "real", "line": {"color": "green", "width": 1}, "name": "real", "opacity": 1, "showlegend": false, "text": ["83944", "90803"], "type": "scatter", "uid": "30fed075-82e3-4a11-8e9e-16666eb9ba4f", "x": [515.6, 722.2], "y": [359.2, 501.1]}, {"hoverinfo": "name+text", "legendgroup": "real", "line": {"color": "green", "width": 1}, "name": "real", "opacity": 1, "showlegend": false, "text": ["90803", "96934"], "type": "scatter", "uid": "0500053b-1bd1-4000-9a65-413d11a16758", "x": [722.2, 956], "y": [501.1, 660.2]}], "layout": {"height": 800, "hovermode": "closest", "showlegend": true, "updatemenus": [{"buttons": [{"args": ["shapes", []], "label": "hide layers", "method": "relayout"}, {"args": ["shapes", [{"layer": "below", "line": {"color": "#ccc"}, "opacity": 0.5, "type": "line", "x0": -455, "x1": 455, "y0": 32, "y1": 32}, {"layer": "below", "line": {"color": "#ccc"}, "opacity": 0.5, "type": "line", "x0": -455, "x1": 455, "y0": 72, "y1": 72}, {"layer": "below", "line": {"color": "#ccc"}, "opacity": 0.5, "type": "line", "x0": -455, "x1": 455, "y0": 116, "y1": 116}, {"layer": "below", "line": {"color": "#ccc"}, "opacity": 0.5, "type": "line", "x0": -455, "x1": 455, "y0": 172, "y1": 172}, {"layer": "below", "line": {"color": "#cccc8d"}, "opacity": 0.5, "type": "line", "x0": -1030, "x1": 1030, "y0": 260, "y1": 260}, {"layer": "below", "line": {"color": "#cccc8d"}, "opacity": 0.5, "type": "line", "x0": -1030, "x1": 1030, "y0": 360, "y1": 360}, {"layer": "below", "line": {"color": "#cccc8d"}, "opacity": 0.5, "type": "line", "x0": -1030, "x1": 1030, "y0": 500, "y1": 500}, {"layer": "below", "line": {"color": "#cccc8d"}, "opacity": 0.5, "type": "line", "x0": -1030, "x1": 1030, "y0": 660, "y1": 660}, {"layer": "below", "line": {"color": "#ccc"}, "opacity": 0.5, "type": "line", "x0": -1030, "x1": 1030, "y0": 820, "y1": 820}, {"layer": "below", "line": {"color": "#ccc"}, "opacity": 0.5, "type": "line", "x0": -1030, "x1": 1030, "y0": 1020, "y1": 1020}]], "label": "show layers", "method": "relayout"}], "direction": "left", "pad": {"l": 0.1}, "type": "buttons", "xanchor": "left", "y": 1.1, "yanchor": "top"}, {"buttons": [{"args": [{"mode": "markers+lines"}], "label": "hits+tracks", "method": "update"}, {"args": [{"mode": "markers"}], "label": "hits only", "method": "update"}], "direction": "left", "pad": {"l": 200}, "type": "buttons", "xanchor": "left", "y": 1.1, "yanchor": "top"}, {"buttons": [{"args": ["yaxis.scaleanchor", null], "label": "free", "method": "relayout"}, {"args": ["yaxis.scaleanchor", "x"], "label": "fixed", "method": "relayout"}], "direction": "left", "pad": {"l": 380}, "type": "buttons", "xanchor": "left", "y": 1.1, "yanchor": "top"}], "width": 800, "xaxis": {"title": "z"}, "yaxis": {"title": "r"}}}
